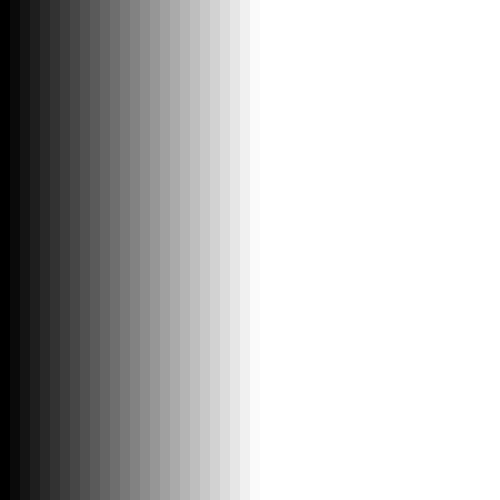
Frame 1 (no input)
Frame 60 (the mouse pressed at the canvas centre just before this capture): identical to frame 1, image omitted
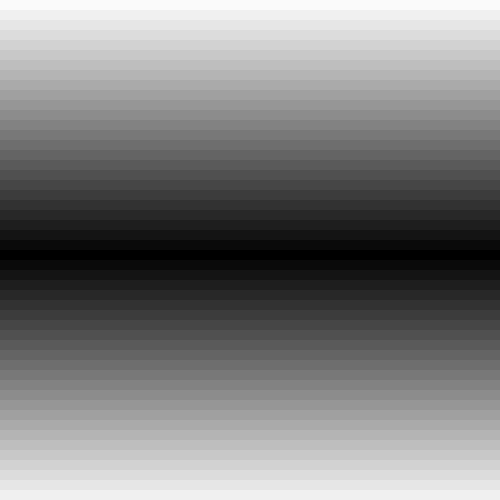
Frame 120 (the mouse held since frame 60 and released just before this capture)

The Processing sketch that drew these frames (run headless with seeded random() and noise(); from frame 60 on, the mouse is pressed at the canvas centre):

// Processing sketch: ChasmAtTheMouse
// ── ChasmAtTheMouse.pde
/*
A series of columns or rows is drawn on the screen, with the darkest
values drawn nearest to the mouse, creating the illusion of depth
near the mouse cursor. Whether the chasm is drawn horizontally or
vertically changes each time the mouse is clicked.
*/
  
// for determining whether columns or rows should be drawn
String columnsOrRows = "columns";

// for holding the distance between each row or column
int columnSize = 10;
int rowSize = 10;

void setup() {
  size(500, 500);
  background(0);
  noStroke();
}

void draw() {
  background(0);
  
  // depending on how many times mouse has been clicked, the void will either be...
  
  if (columnsOrRows == "columns") {        // ...vertical or...
    drawVerticalVoid();    
  } else if (columnsOrRows == "rows") {    // ...horizontal
    drawHorizontalVoid();
  }
}

void mousePressed() {
  // when the mouse is clicked, switch between vertical and horizontal chasm
  if (columnsOrRows == "columns") {
    columnsOrRows = "rows";
  } else {
    columnsOrRows = "columns";
  }
}

// draw the void vertically
void drawVerticalVoid() {
  // begin drawing at the left side of the screen
  int columnPosition = 0;
  
  while (columnPosition < width) {
    
    // determine how far the mouse is from the column that's being drawn
    float distance = abs(mouseX-columnPosition);
    // the further the column is from mouseX, the lighter it should be drawn
    fill(distance);
    // draw the column
    rect(columnPosition, 0, columnSize, height);
    
    // move to the next column position
    columnPosition += columnSize;
  }
}

// draw the void horizontally
void drawHorizontalVoid() {
  // begin drawing at the top of the screen
    int rowPosition = 0;
    
  while (rowPosition < height) {
    
    // determine how far the mouse is from the row that's being drawn
    float distance = abs(mouseY-rowPosition);
    // the further the row is from mouseY, the lighter it should be drawn
    fill(distance);
    //  draw the row
    rect(0, rowPosition, width, rowSize);
    
    // move to the next row position
    rowPosition += rowSize;
  }
}
